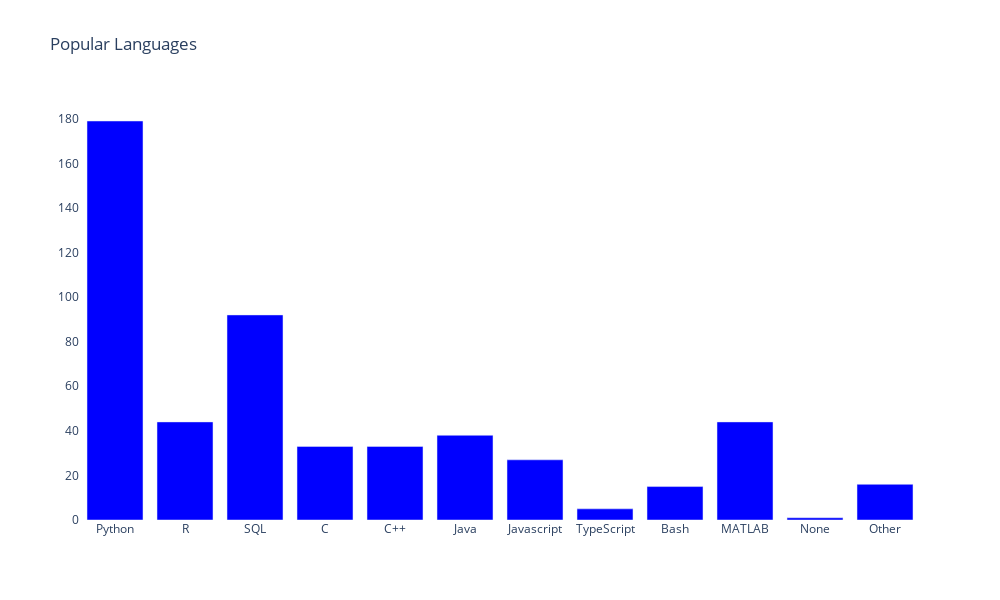

Notebook cell for this chart:
### Code cell
fig = plot_choice_var(var='Q18', title_name='Languages')
iplot(fig);

### Figure 1 — Plotly figure (JSON) as saved in the notebook; plotly's stock layout.template omitted (floating-point values rounded to 4 significant figures)
{"data": [{"marker": {"color": "blue"}, "name": "c", "showlegend": false, "type": "bar", "x": ["Python", "R", "SQL", "C", "C++", "Java", "Javascript", "TypeScript", "Bash", "MATLAB", "None", "Other"], "y": [179, 44, 92, 33, 33, 38, 27, 5, 15, 44, 1, 16]}], "layout": {"height": 600, "paper_bgcolor": "rgba(0,0,0,0)", "plot_bgcolor": "rgba(0,0,0,0)", "title": {"text": "Popular Languages"}, "width": 1000}}
